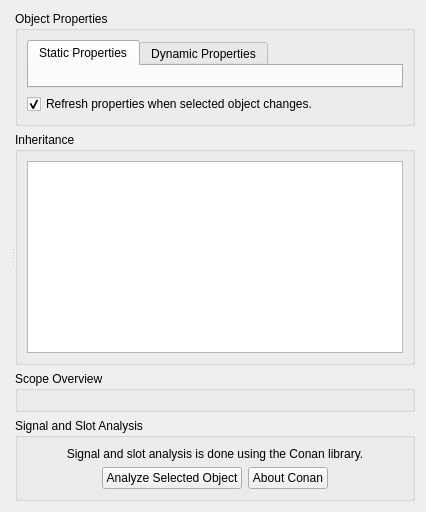
      <widget class="QWidget" name="tabObjectPool">
       <attribute name="title">
        <string>Global Object Pool</string>
       </attribute>
       <layout class="QVBoxLayout" name="verticalLayout_4">
        <item>
         <widget class="QSplitter" name="splitter">
          <property name="orientation">
           <enum>Qt::Horizontal</enum>
          </property>
          <property name="childrenCollapsible">
           <bool>false</bool>
          </property>
          <widget class="QWidget" name="widgetObjectPoolHolder" native="true"/>
          <widget class="QWidget" name="widgetObjectInfo" native="true">
           <property name="sizePolicy">
            <sizepolicy hsizetype="Fixed" vsizetype="Preferred">
             <horstretch>0</horstretch>
             <verstretch>0</verstretch>
            </sizepolicy>
           </property>
           <property name="minimumSize">
            <size>
             <width>400</width>
             <height>0</height>
            </size>
           </property>
           <property name="maximumSize">
            <size>
             <width>400</width>
             <height>16777215</height>
            </size>
           </property>
           <layout class="QVBoxLayout" name="verticalLayout_3">
            <property name="topMargin">
             <number>0</number>
            </property>
            <property name="bottomMargin">
             <number>0</number>
            </property>
            <item>
             <widget class="QGroupBox" name="groupBoxPropertyBrowser">
              <property name="title">
               <string>Object Properties</string>
              </property>
              <layout class="QGridLayout" name="gridLayout_30">
               <item row="1" column="0">
                <widget class="QTabWidget" name="tabWidget">
                 <property name="currentIndex">
                  <number>0</number>
                 </property>
                 <widget class="QWidget" name="tabObjectProperties">
                  <attribute name="title">
                   <string>Static Properties</string>
                  </attribute>
                  <layout class="QGridLayout" name="gridLayout_31">
                   <item row="0" column="0">
                    <widget class="QWidget" name="objectPropertyBrowserHolder" native="true"/>
                   </item>
                  </layout>
                 </widget>
                 <widget class="QWidget" name="tabDynamicObjectProperties">
                  <attribute name="title">
                   <string>Dynamic Properties</string>
                  </attribute>
                  <layout class="QGridLayout" name="gridLayout_32">
                   <item row="0" column="0">
                    <widget class="QWidget" name="objectDynamicPropertyBrowserHolder" native="true"/>
                   </item>
                  </layout>
                 </widget>
                </widget>
               </item>
               <item row="2" column="0">
                <widget class="QCheckBox" name="chkRefreshProperties">
                 <property name="text">
                  <string>Refresh properties when selected object changes.</string>
                 </property>
                 <property name="checked">
                  <bool>true</bool>
                 </property>
                </widget>
               </item>
              </layout>
             </widget>
            </item>
            <item>
             <widget class="QGroupBox" name="groupBoxInheritanceList">
              <property name="title">
               <string>Inheritance</string>
              </property>
              <layout class="QGridLayout" name="gridLayout_28">
               <item row="0" column="0">
                <widget class="QListView" name="objectInheritanceList">
                 <property name="editTriggers">
                  <set>QAbstractItemView::NoEditTriggers</set>
                 </property>
                </widget>
               </item>
              </layout>
             </widget>
            </item>
            <item>
             <widget class="QGroupBox" name="groupBox_9">
              <property name="title">
               <string>Scope Overview</string>
              </property>
              <layout class="QGridLayout" name="gridLayout_26">
               <item row="0" column="0">
                <widget class="QWidget" name="widgetObjectScopeHolder" native="true"/>
               </item>
              </layout>
             </widget>
            </item>
            <item>
             <widget class="QGroupBox" name="groupBox_21">
              <property name="title">
               <string>Signal and Slot Analysis</string>
              </property>
              <layout class="QGridLayout" name="gridLayout_25">
               <item row="0" column="0" colspan="4">
                <widget class="QLabel" name="label_5">
                 <property name="text">
                  <string>Signal and slot analysis is done using the Conan library.</string>
                 </property>
                 <property name="alignment">
                  <set>Qt::AlignCenter</set>
                 </property>
                 <property name="wordWrap">
                  <bool>true</bool>
                 </property>
                </widget>
               </item>
               <item row="1" column="0">
                <spacer name="horizontalSpacer_4">
                 <property name="orientation">
                  <enum>Qt::Horizontal</enum>
                 </property>
                 <property name="sizeHint" stdset="0">
                  <size>
                   <width>69</width>
                   <height>20</height>
                  </size>
                 </property>
                </spacer>
               </item>
               <item row="1" column="1">
                <widget class="QPushButton" name="btnAnalyzeCurrentObject">
                 <property name="text">
                  <string>Analyze Selected Object</string>
                 </property>
                </widget>
               </item>
               <item row="1" column="2">
                <widget class="QPushButton" name="btnAboutConan">
                 <property name="text">
                  <string>About Conan</string>
                 </property>
                </widget>
               </item>
               <item row="1" column="3">
                <spacer name="horizontalSpacer_10">
                 <property name="orientation">
                  <enum>Qt::Horizontal</enum>
                 </property>
                 <property name="sizeHint" stdset="0">
                  <size>
                   <width>69</width>
                   <height>20</height>
                  </size>
                 </property>
                </spacer>
               </item>
              </layout>
             </widget>
            </item>
           </layout>
          </widget>
         </widget>
        </item>
       </layout>
      </widget>
